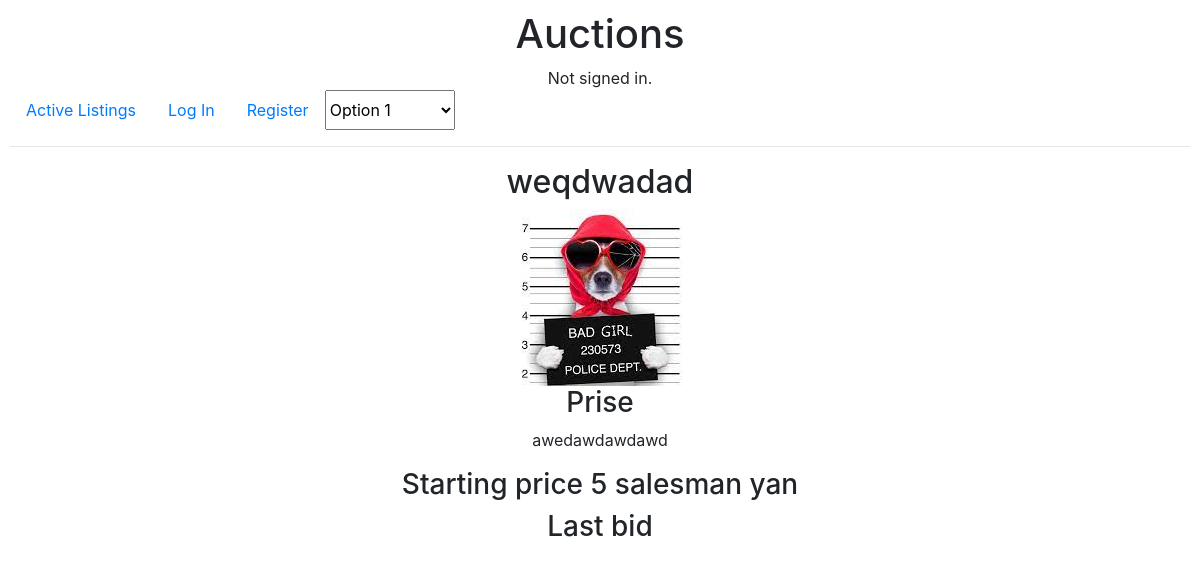
Page /2 on the earlier database version.
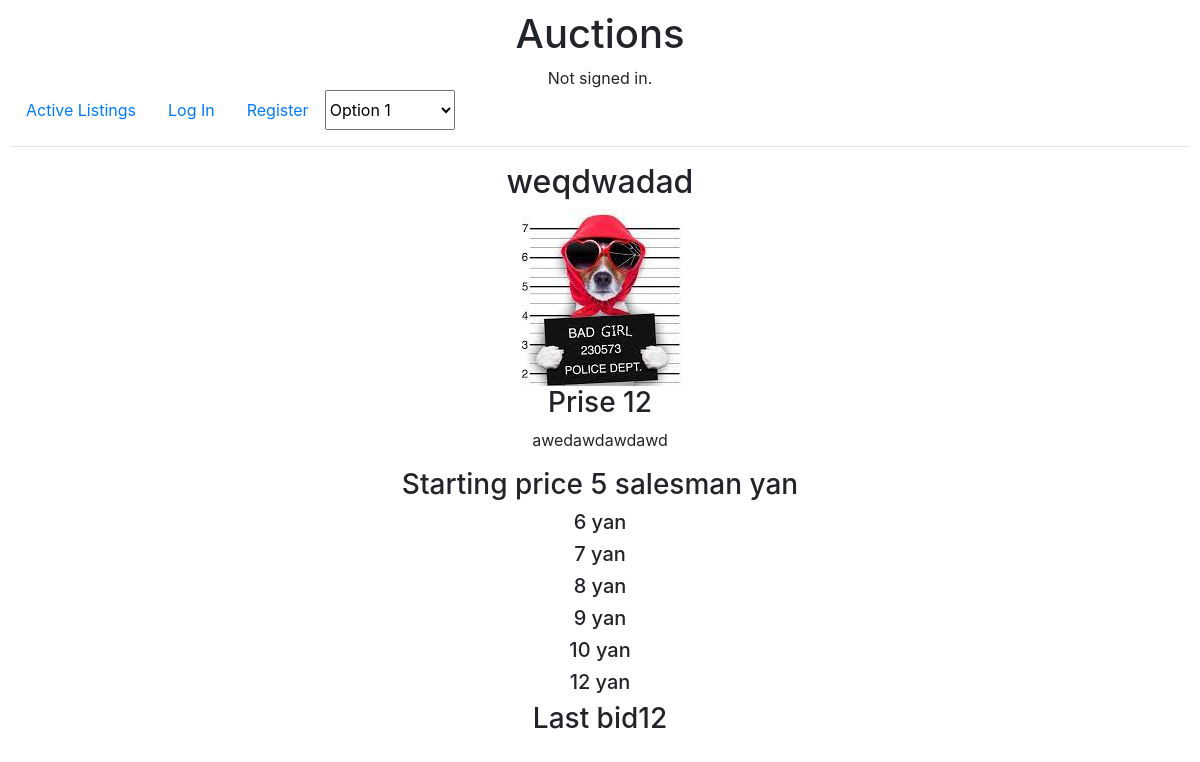
Same page on the later database version.
### auctions/models.py (models this page shows)
class Lot(models.Model):
    lot_name = models.CharField(max_length=64)
    description = models.TextField()
    starting_price = price = models.IntegerField()
    price = models.ManyToManyField(Bid, blank=True, related_name="lotbid")
    picture = models.URLField(blank=True)
    category = models.ForeignKey(Category, on_delete=models.CASCADE, related_name="lotcategory")
    userLot = models.ForeignKey(User, on_delete=models.CASCADE, related_name="userLot")
    user_comit = models.ManyToManyField(Comit, blank=True, related_name="usercomit")

class User(AbstractUser):
    pass

class Bid(models.Model):
    user = models.ForeignKey(User, on_delete=models.CASCADE, related_name="biduser")
    price = models.IntegerField()

### auctions/views.py (the view, shortened to what this page needs)
# urls.py: path("<int:lot_id>", views.lot, name="lot"),
def lot(request, lot_id):
    if request.user.is_authenticated:
        user = User.objects.get(pk=int(request.user.id))
    lot = Lot.objects.filter(pk=int(lot_id)).first()
    print(lot.price.order_by("-id")[0:5]) #############################
    if lot.price.first():
        min_value = int(lot.price.last().price) + 1
        initial = int(lot.price.last().price)
    else:
        min_value = int(lot.starting_price) + 1
        initial = int(lot.starting_price)
        print('work')
    class Bid_forms(forms.Form):
        bid = forms.IntegerField(label="Bid:", min_value=min_value, initial=initial)
    return render(request, "auctions/lot_page.html", {"lot": lot, "form": Bid_forms})

### auctions/templates/auctions/lot_page.html (shortened to what this page needs)
{% extends "auctions/layout.html" %}
{% block body %}
            <h2>{{lot.lot_name}}</h2>
            {%if not lot.picture %}
            <img >
            {% else %}
            <img src="{{lot.picture}}" >
            {%endif%}
            {% if user.is_authenticated %}
            <form action="{% url 'lot' lot.id %}" method="post">
                {% csrf_token %}
                {{form}}
            <input type="submit" value="bid">
            </form>
            {%else%}
            <h3>Prise {{lot.price.all.last.price}}</h3>
            {% endif %}
            <p>{{lot.description}}</p>
            <h3>Starting price {{lot.starting_price}} salesman {{lot.userLot}} </h3>
            {%if lot.price.all.last.price %}
                {%for bid in lot.price.all%}
                <h5> {{bid.price}} {{bid.user}}</h5>
            {% endfor %}
            {%endif%}
<h3>Last bid{{lot.price.all.last.price}}</h3>
{% endblock %}

### auctions/templates/auctions/layout.html (shortened to what this page needs)
{% load static %}
<!DOCTYPE html>
<html lang="en">
    <head>
        <link rel="stylesheet" href="https://stackpath.bootstrapcdn.com/bootstrap/4.4.1/css/bootstrap.min.css">
        <link href="{% static 'auctions/styles.css' %}" rel="stylesheet">
    </head>
    <body>
        <h1>Auctions</h1>
        <div>
            {% if user.is_authenticated %}
                Signed in as <strong>{{ user.username }}</strong>.
            {% else %}
                Not signed in.
            {% endif %}
        </div>
        <ul class="nav">
            <li class="nav-item">
                <a class="nav-link" href="{% url 'index' %}">Active Listings</a>
            </li>
            {% if user.is_authenticated %}
                <li class="nav-item">
                    <a class="nav-link" href="{% url 'logout' %}">Log Out</a>
                </li>
                <li class="nav-item">
                    <a class="nav-link" href="{% url 'create_lot' %}">Greate a lot</a>
                </li>
            {% else %}
                <li class="nav-item">
                    <a class="nav-link" href="{% url 'login' %}">Log In</a>
                </li>
                <li class="nav-item">
                    <a class="nav-link" href="{% url 'register' %}">Register</a>
                </li>
            {% endif %}
    <select style="width:130px;" onchange="change_url(this.value);">
            <option value="http://www.url1.com">Option 1</option>
     </select>
        </ul>
        <hr>
        {% block body %}
        {% endblock %}
    </body>
</html>

### auctions/static/auctions/styles.css (style rules this page uses)
body { padding: 10px; text-align: center; }

Differences in the rows shown:
shown differently, row unchanged: Lot "weqdwadad": price.all.last.price (not shown) → "12"
added Bid: price "6", user "yan"
added Bid: price "7", user "yan"
added Bid: price "8", user "yan"
added Bid: price "9", user "yan"
added Bid: price "10", user "yan"
added Bid: price "12", user "yan"
